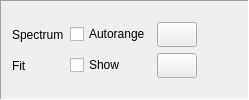
      <widget class="QFrame" name="graph_tools">
       <property name="sizePolicy">
        <sizepolicy hsizetype="Minimum" vsizetype="Fixed">
         <horstretch>0</horstretch>
         <verstretch>0</verstretch>
        </sizepolicy>
       </property>
       <property name="minimumSize">
        <size>
         <width>549</width>
         <height>78</height>
        </size>
       </property>
       <property name="frameShape">
        <enum>QFrame::Panel</enum>
       </property>
       <property name="frameShadow">
        <enum>QFrame::Sunken</enum>
       </property>
       <layout class="QVBoxLayout" name="verticalLayout_2">
        <property name="sizeConstraint">
         <enum>QLayout::SetMinimumSize</enum>
        </property>
        <item>
         <layout class="QGridLayout" name="graph_tools_grid">
          <item row="1" column="0">
           <widget class="QLabel" name="fit_recolor_label">
            <property name="text">
             <string>Fit</string>
            </property>
           </widget>
          </item>
          <item row="1" column="3">
           <spacer name="horizontalSpacer">
            <property name="orientation">
             <enum>Qt::Horizontal</enum>
            </property>
            <property name="sizeHint" stdset="0">
             <size>
              <width>40</width>
              <height>20</height>
             </size>
            </property>
           </spacer>
          </item>
          <item row="1" column="2">
           <widget class="QPushButton" name="recolor_fit_button">
            <property name="sizePolicy">
             <sizepolicy hsizetype="Fixed" vsizetype="Fixed">
              <horstretch>0</horstretch>
              <verstretch>0</verstretch>
             </sizepolicy>
            </property>
            <property name="minimumSize">
             <size>
              <width>25</width>
              <height>25</height>
             </size>
            </property>
            <property name="text">
             <string/>
            </property>
           </widget>
          </item>
          <item row="1" column="1">
           <widget class="QCheckBox" name="toggle_fit_box">
            <property name="text">
             <string>Show</string>
            </property>
           </widget>
          </item>
          <item row="0" column="0">
           <widget class="QLabel" name="recolor_graph_label">
            <property name="text">
             <string>Spectrum</string>
            </property>
           </widget>
          </item>
          <item row="0" column="2">
           <widget class="QPushButton" name="recolor_graph_button">
            <property name="sizePolicy">
             <sizepolicy hsizetype="Fixed" vsizetype="Fixed">
              <horstretch>0</horstretch>
              <verstretch>0</verstretch>
             </sizepolicy>
            </property>
            <property name="minimumSize">
             <size>
              <width>25</width>
              <height>25</height>
             </size>
            </property>
            <property name="text">
             <string/>
            </property>
           </widget>
          </item>
          <item row="0" column="1">
           <widget class="QCheckBox" name="toggle_autorange_box">
            <property name="text">
             <string>Autorange</string>
            </property>
           </widget>
          </item>
         </layout>
        </item>
       </layout>
      </widget>
